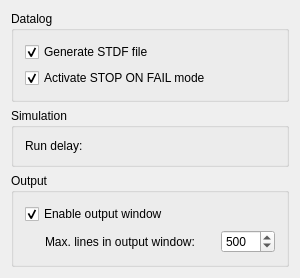
<?xml version="1.0" encoding="UTF-8"?>
<ui version="4.0">
 <class>GtsStationSetupwidget_base</class>
 <widget class="QWidget" name="GtsStationSetupwidget_base">
  <property name="geometry">
   <rect>
    <x>0</x>
    <y>0</y>
    <width>300</width>
    <height>235</height>
   </rect>
  </property>
  <property name="windowTitle">
   <string>Station setup</string>
  </property>
  <layout class="QVBoxLayout" name="verticalLayout_3">
   <item>
    <widget class="QGroupBox" name="groupDatalog">
     <property name="title">
      <string>Datalog</string>
     </property>
     <layout class="QVBoxLayout" name="verticalLayout_2">
      <item>
       <widget class="QCheckBox" name="checkBoxGenerateSTDFFile">
        <property name="text">
         <string>Generate STDF file</string>
        </property>
        <property name="checked">
         <bool>true</bool>
        </property>
       </widget>
      </item>
      <item>
       <widget class="QCheckBox" name="checkBoxStopOnFailMode">
        <property name="text">
         <string>Activate STOP ON FAIL mode</string>
        </property>
        <property name="checked">
         <bool>true</bool>
        </property>
       </widget>
      </item>
     </layout>
    </widget>
   </item>
   <item>
    <widget class="QGroupBox" name="mSimulationGroupBox">
     <property name="title">
      <string>Simulation</string>
     </property>
     <layout class="QVBoxLayout" name="verticalLayout_4">
      <item>
       <widget class="QLabel" name="mRunDelayLabel">
        <property name="text">
         <string>Run delay: </string>
        </property>
       </widget>
      </item>
     </layout>
    </widget>
   </item>
   <item>
    <widget class="QGroupBox" name="groupOutput">
     <property name="title">
      <string>Output</string>
     </property>
     <layout class="QVBoxLayout" name="verticalLayout">
      <item>
       <widget class="QCheckBox" name="checkBoxEnableOutput">
        <property name="text">
         <string>Enable output window</string>
        </property>
        <property name="checked">
         <bool>true</bool>
        </property>
       </widget>
      </item>
      <item>
       <layout class="QHBoxLayout">
        <item>
         <spacer name="spacer3_2">
          <property name="orientation">
           <enum>Qt::Horizontal</enum>
          </property>
          <property name="sizeType">
           <enum>QSizePolicy::Fixed</enum>
          </property>
          <property name="sizeHint" stdset="0">
           <size>
            <width>20</width>
            <height>20</height>
           </size>
          </property>
         </spacer>
        </item>
        <item>
         <widget class="QLabel" name="labelMaxOutputLines">
          <property name="text">
           <string>Max. lines in output window:</string>
          </property>
          <property name="wordWrap">
           <bool>false</bool>
          </property>
         </widget>
        </item>
        <item>
         <spacer name="spacer2">
          <property name="orientation">
           <enum>Qt::Horizontal</enum>
          </property>
          <property name="sizeType">
           <enum>QSizePolicy::Expanding</enum>
          </property>
          <property name="sizeHint" stdset="0">
           <size>
            <width>41</width>
            <height>20</height>
           </size>
          </property>
         </spacer>
        </item>
        <item>
         <widget class="QSpinBox" name="spinMaxOutputLines">
          <property name="sizePolicy">
           <sizepolicy hsizetype="Minimum" vsizetype="Fixed">
            <horstretch>0</horstretch>
            <verstretch>0</verstretch>
           </sizepolicy>
          </property>
          <property name="maximum">
           <number>5000</number>
          </property>
          <property name="value">
           <number>500</number>
          </property>
         </widget>
        </item>
       </layout>
      </item>
     </layout>
    </widget>
   </item>
   <item>
    <spacer name="spacer3">
     <property name="orientation">
      <enum>Qt::Vertical</enum>
     </property>
     <property name="sizeType">
      <enum>QSizePolicy::Expanding</enum>
     </property>
     <property name="sizeHint" stdset="0">
      <size>
       <width>20</width>
       <height>293</height>
      </size>
     </property>
    </spacer>
   </item>
  </layout>
 </widget>
 <layoutdefault spacing="6" margin="11"/>
 <resources/>
 <connections>
  <connection>
   <sender>checkBoxEnableOutput</sender>
   <signal>toggled(bool)</signal>
   <receiver>labelMaxOutputLines</receiver>
   <slot>setEnabled(bool)</slot>
   <hints>
    <hint type="sourcelabel">
     <x>20</x>
     <y>20</y>
    </hint>
    <hint type="destinationlabel">
     <x>20</x>
     <y>20</y>
    </hint>
   </hints>
  </connection>
  <connection>
   <sender>checkBoxEnableOutput</sender>
   <signal>toggled(bool)</signal>
   <receiver>spinMaxOutputLines</receiver>
   <slot>setEnabled(bool)</slot>
   <hints>
    <hint type="sourcelabel">
     <x>20</x>
     <y>20</y>
    </hint>
    <hint type="destinationlabel">
     <x>20</x>
     <y>20</y>
    </hint>
   </hints>
  </connection>
 </connections>
</ui>
